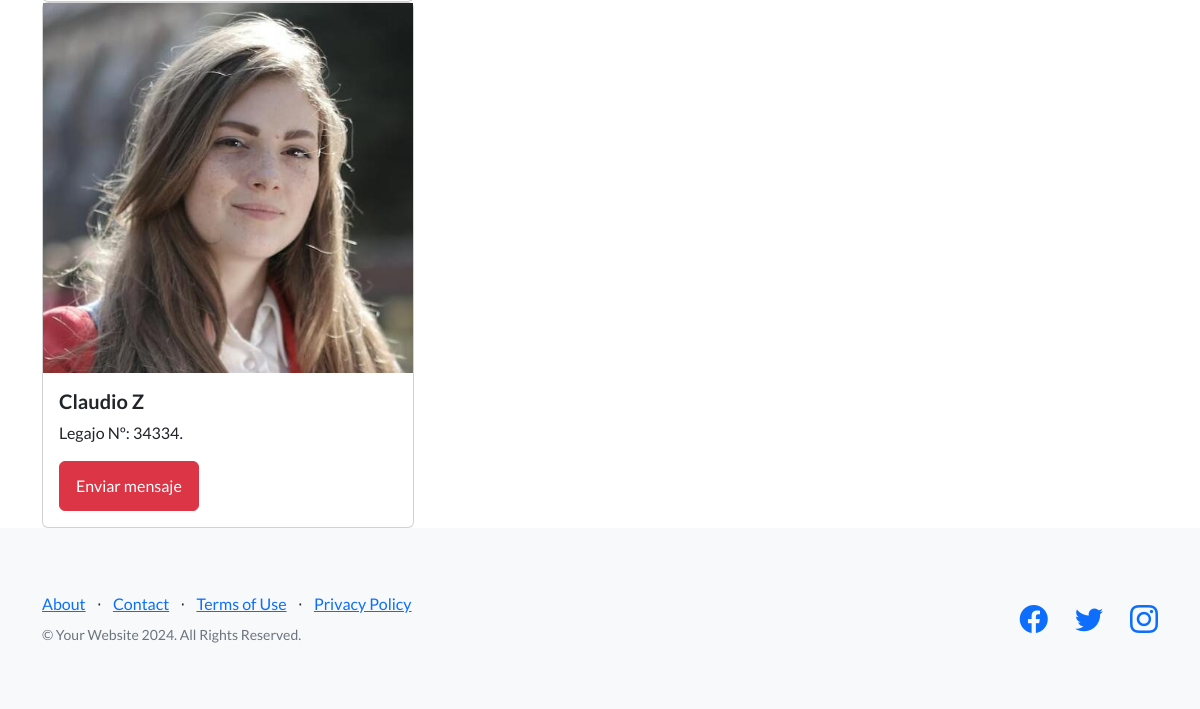
/AppCursos/view_students (lower part), run on an earlier commit of the app's database.
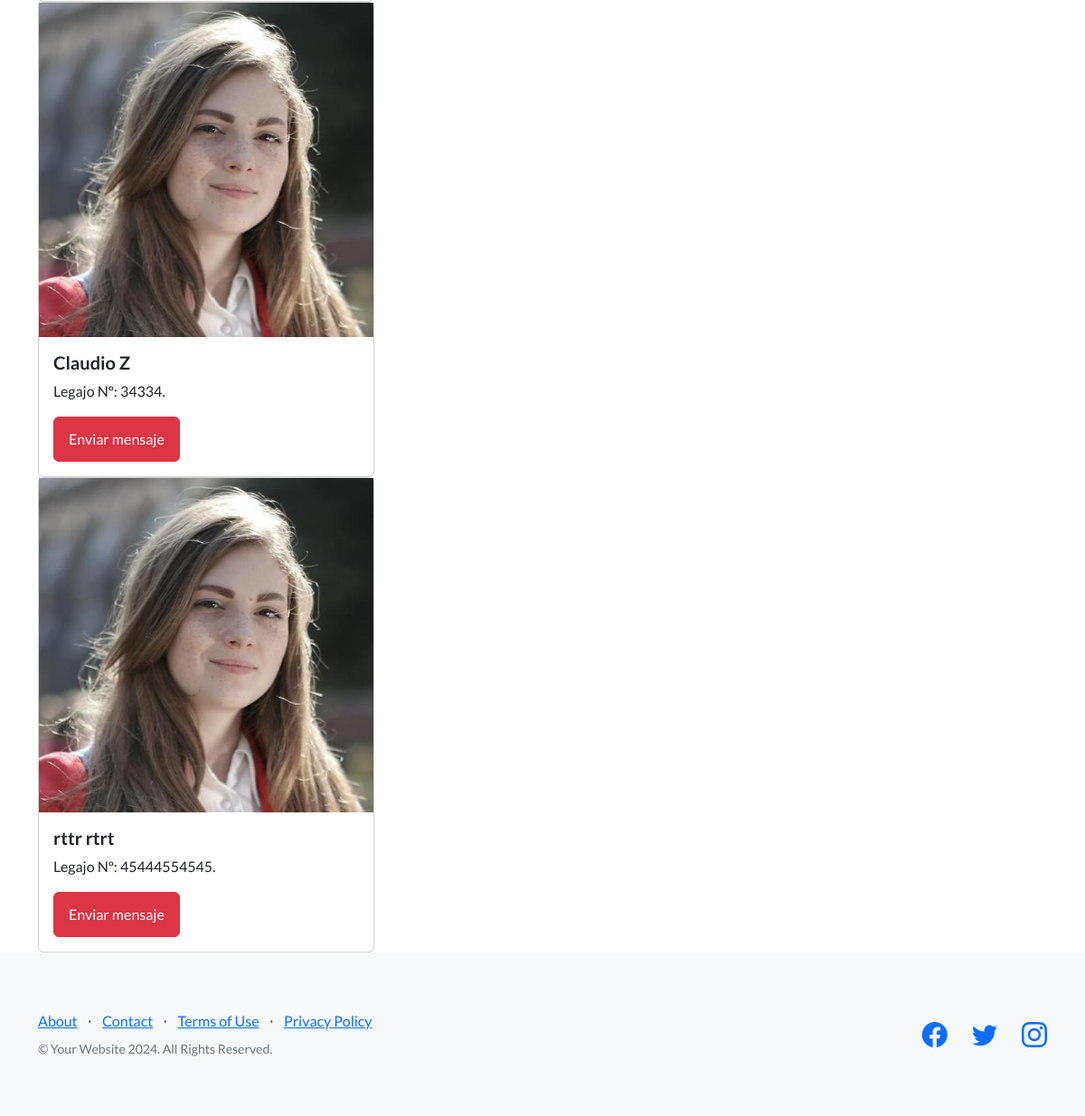
And on a later commit of the database.
### AppCursos/models.py (models this page shows, shortened)
class Students(models.Model):
    students_name = models.CharField(max_length=40)
    students_lastname = models.CharField(max_length=40)
    file_number  = models.IntegerField()

### AppCursos/views.py (the view)
# urls.py: path("view_students" , views.view_students , name = "students"),
def view_students(request):
    students = Students.objects.all()
    dicc = {"students" : students}
    template = loader.get_template("students.html")
    document = template.render(dicc)
    return HttpResponse(document)

### AppCursos/template/students.html (shortened to what this page needs)
{% extends 'padre.html' %}
{% load static %}
{% block content %}
<main>
    {% for n in students %}
    <div class="container">
        <div class="col-12  col-md-4">
            <div class="card">
                <img src="{% static 'AppCursos/assets/img/student_02.jpeg' %}" />
                <div class="card-body">
                    <h5 class="card-title">{{n.students_name}} {{n.students_lastname}}</h5>
                    <p class="card-text">Legajo Nº: {{n.file_number}}.</p>
                    <a class="btn btn-danger" href="">Enviar mensaje</a>
                </div>
            </div>
        </div>
    </div>
    {% endfor %}
</main>
{% endblock %}

What changed in the data, as far as the page shows it:
added Students: students_name "rttr", students_lastname "rtrt", file_number "45444554545"
